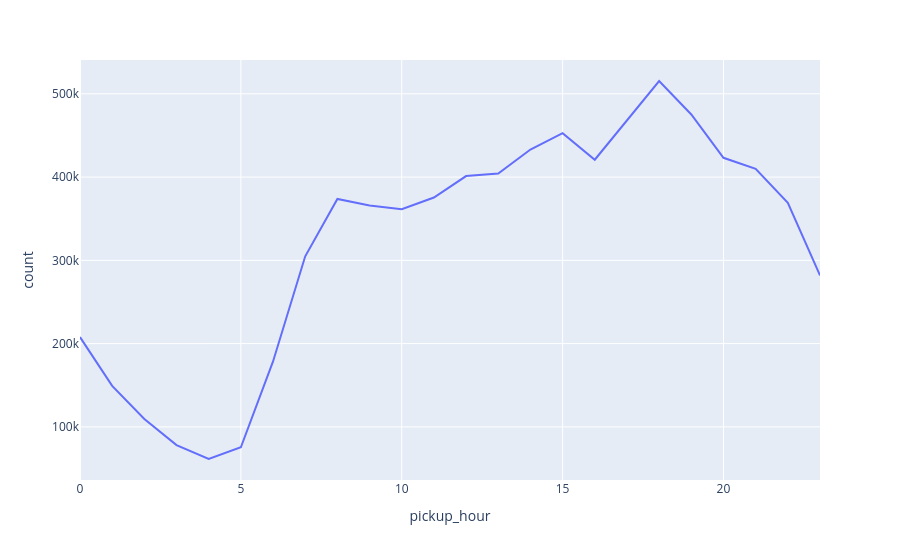

Notebook code for this chart:
### Code cell
fig2 = df_trips.groupBy("pickup_hour").count().orderBy("pickup_hour").plot.line(x="pickup_hour", y="count")
fig2.show()

### Figure 1 — Plotly figure (JSON) as saved in the notebook; plotly's stock layout.template omitted (floating-point values rounded to 4 significant figures)
{"data": [{"hovertemplate": "pickup_hour=%{x}<br>count=%{y}<extra></extra>", "legendgroup": "", "line": {"color": "#636efa", "dash": "solid"}, "marker": {"symbol": "circle"}, "mode": "lines", "name": "", "orientation": "v", "showlegend": false, "type": "scatter", "x": [0, 1, 2, 3, 4, 5, 6, 7, 8, 9, 10, 11, 12, 13, 14, 15, 16, 17, 18, 19, 20, 21, 22, 23], "xaxis": "x", "y": [207842, 149254, 109421, 78086, 61424, 75533, 178598, 304858, 373742, 365935, 361390, 375441, 401173, 404153, 433139, 452691, 420843, 468479, 515390, 475186, 423156, 409901, 369041, 281941], "yaxis": "y"}], "layout": {"legend": {"tracegroupgap": 0}, "margin": {"t": 60}, "xaxis": {"anchor": "y", "domain": [0, 1], "title": {"text": "pickup_hour"}}, "yaxis": {"anchor": "x", "domain": [0, 1], "title": {"text": "count"}}}}
